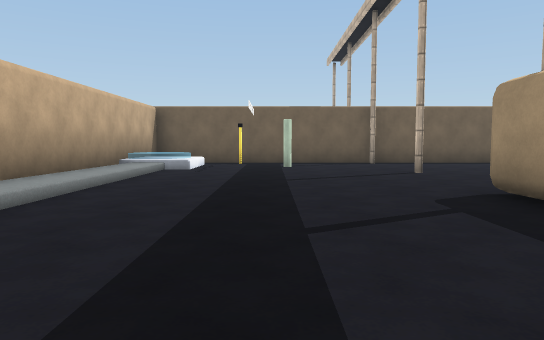
view 1 (above)

24 first-person views from a walk through a 3-D level made in the Unity game engine. The camera is 1.2 m above the floor, tilts 4° down and sees 70° across. Doors are open. The floor is counted in squares, 2 m on a side. Each view is taken from the middle of a square. On the plan, view 1 faces up. The plan holds only what a view shows up to about 11 squares ahead; the rest is blank. The place goes on beyond the plan. The player character is not drawn. Some surface patterns are stand-ins.

view 2
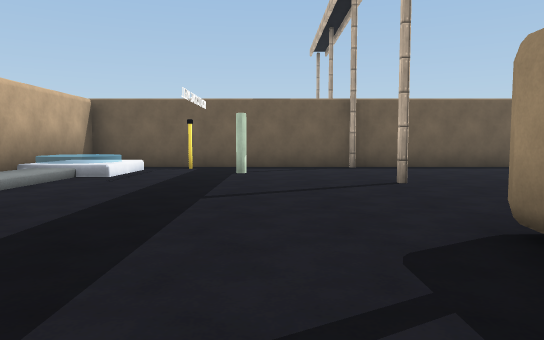

view 3
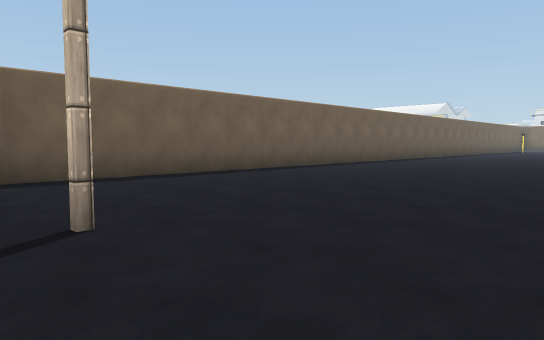

view 4
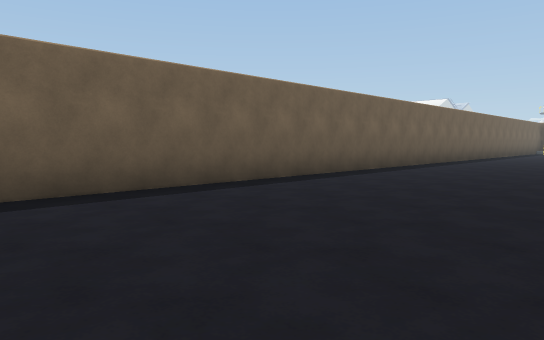

view 5
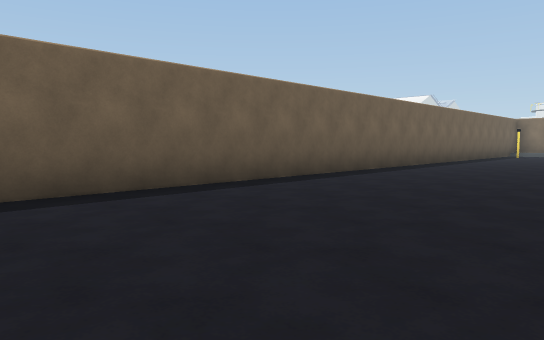

view 6
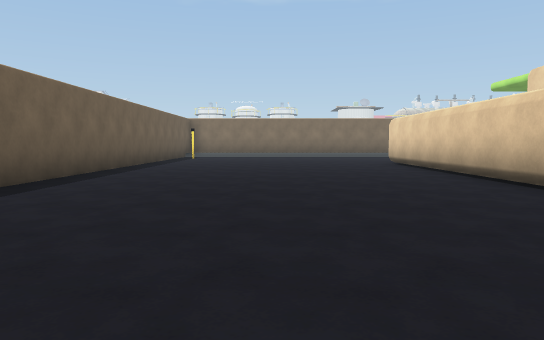

view 7
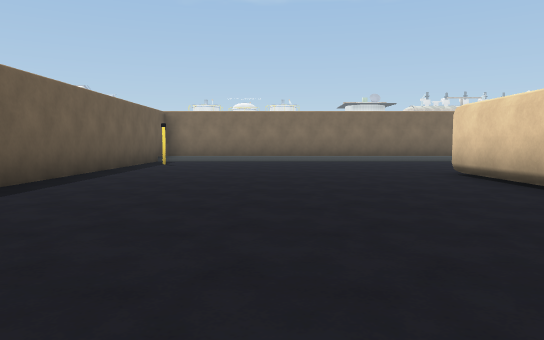

view 8
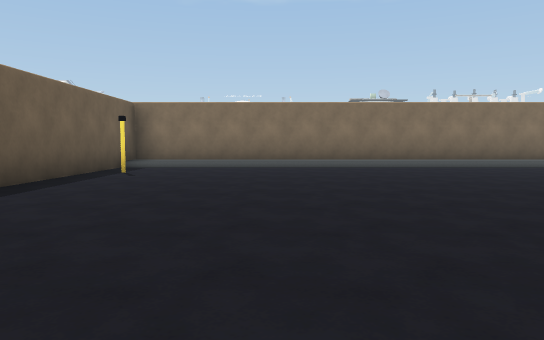

view 9
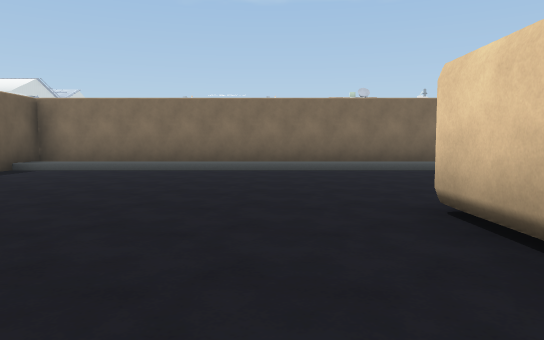

view 10
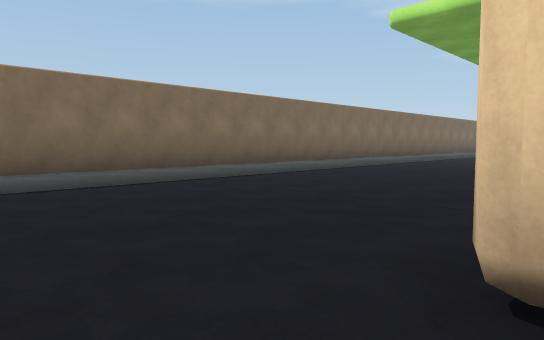

view 11
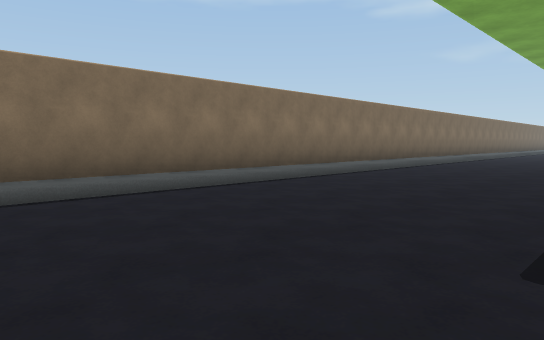

view 12
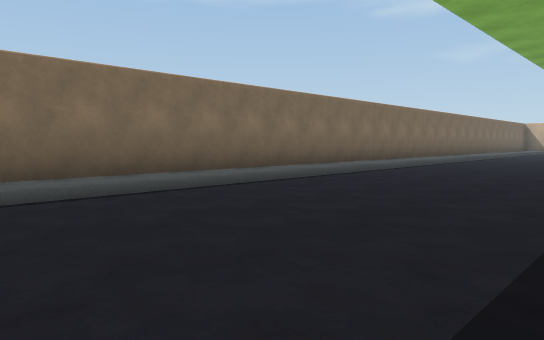

view 13
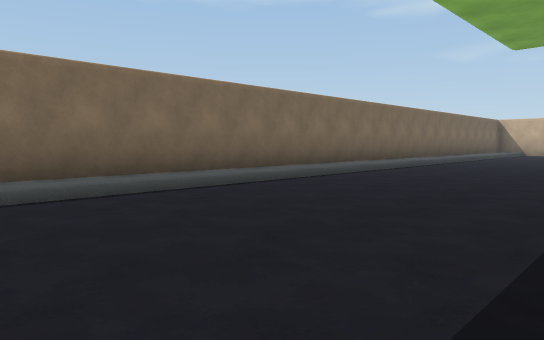

view 14
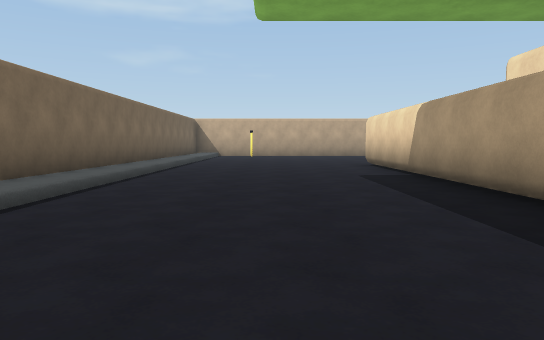

view 15
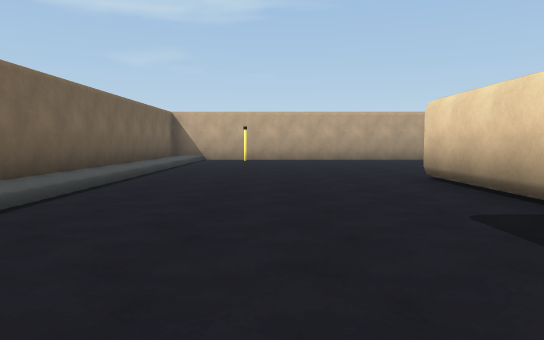

view 16
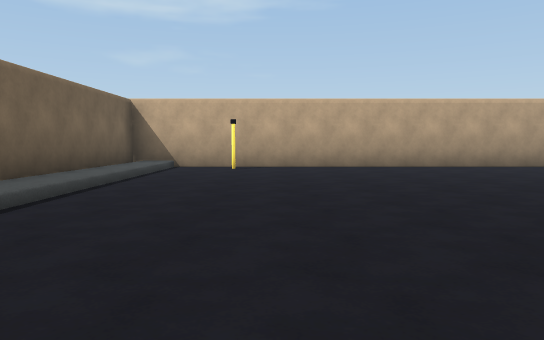

view 17
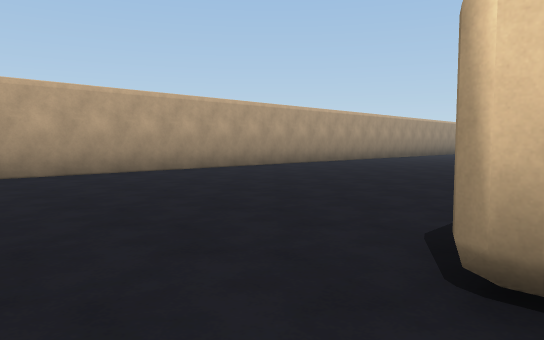

view 18
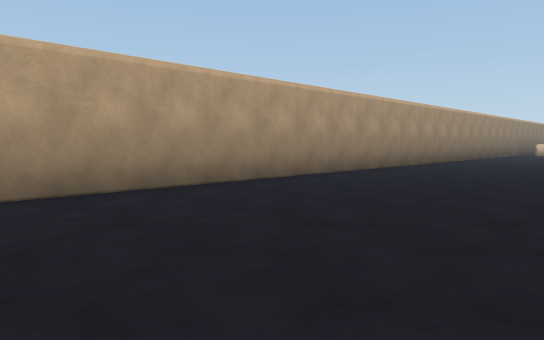

view 19
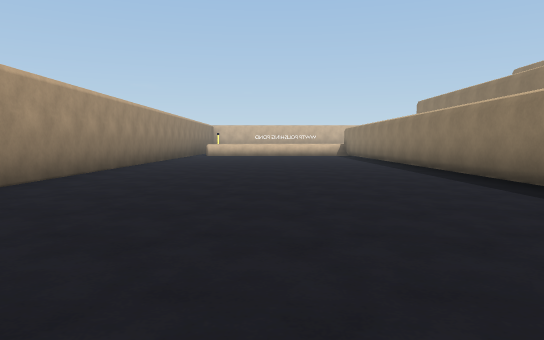

view 20
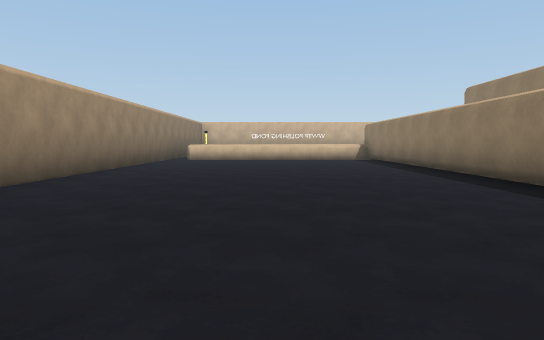

view 21
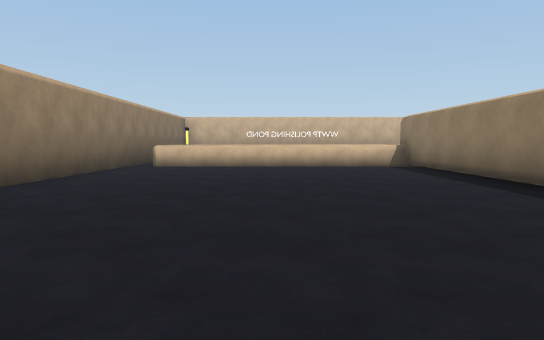

view 22
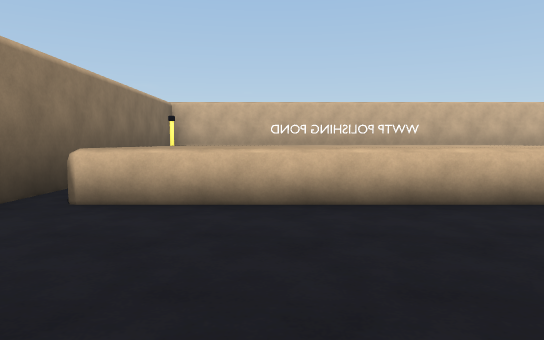

view 23
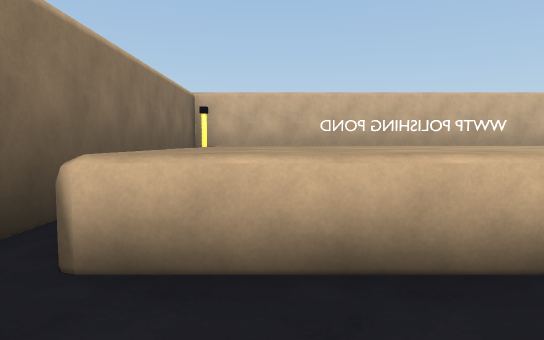

view 24
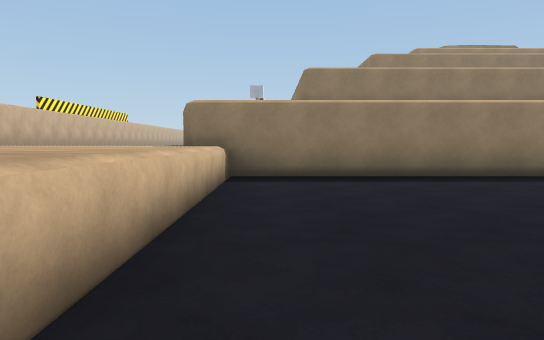

### Floor plan
Key: @ floor where view 1 was taken; # wall or solid block; . main floor; : floor 0.75 m higher than the main floor; / step, stairs or slope; ^ raised ledge.
Columns run from 4 left of view 1 to 33 right of it. Each row starts with its distance up from view 1.
 12 ######################################
 11 #/.#..............................#./#
 10 #:/.#.............................../#
  9 #//................................./#
  8 #/.....#............................/#
  7 #/................................../#
  6 #/.............      .............../#
  5 #/........             ............./#
  4  /.....#                #######...../#
  3   .....                        ...../#
  2   .....                        ...../#
  1    ...                         ...../#
  0     @                          ...../#
 -1                                ...../#
 -2                                ...../#
 -3                                 ..../#
 -4                                 ..../#
 -5                                ...../#
 -6                                ...../#
 -7                                ...../#
 -8                                ...../#
 -9                                 ..../#
-10                                ...../#
-11                                ...../#
-12                                ...../#
-13                                ...../#
-14                                 ..../#
-15                                ...../#
-16                                ...../#
-17                               #...../#
-18                               #...../#
-19 #                             #...../#
-20 #                             #...../#
-21 #/                            #...../#
-22 #/                            #...../#
-23 #/^    ^#############         #...../#
-24 #/^ ^^^^..............      ......../#
-25 ##^^ ^^^................ .........../#
-26 ##^^^^^^............................/#
-27 ##^^^^^^............................/#
-28 ##^^^^^^............................/#
-29 # ^^^^^^............................/#
-30 # ^^^^^^..........................#./#
-31 ######################################

Positions as (right, up) in squares from view 1, and headings:
1: (0, 0), facing up
2: (1, 2), facing up
3: (2, 5), facing up-right
4: (7, 7), facing up-right
5: (12, 7), facing up-right
6: (15, 8), facing right
7: (19, 8), facing right
8: (22, 8), facing right
9: (23, 6), facing right
10: (26, 6), facing down-right
11: (27, 1), facing down-right
12: (27, -5), facing down-right
13: (27, -10), facing down-right
14: (29, -13), facing down
15: (29, -17), facing down
16: (29, -21), facing down
17: (28, -23), facing down-left
18: (24, -26), facing down-left
19: (21, -27), facing left
20: (17, -27), facing left
21: (13, -27), facing left
22: (7, -28), facing left
23: (5, -29), facing left
24: (4, -30), facing up
